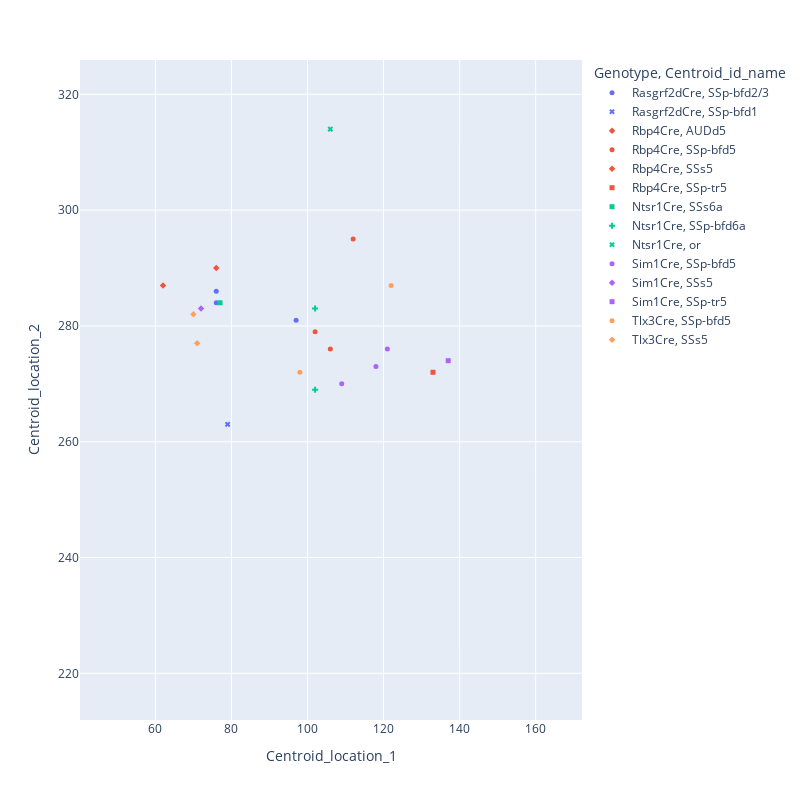

Notebook code for this chart:
### Code cell
fig = px.scatter(data, x='Centroid_location_1', y='Centroid_location_2', color='Genotype', symbol='Centroid_id_name', 
                 width=800, height=800)
fig.update_traces(marker=dict(size=5))

fig.update_xaxes(range=[0, 528])
fig.update_yaxes(range=[0, 456])
#fig.update_yaxes(range=[0, 456], autorange="reversed")
# autorange reversed makes top left corner 0,0 but does not work with custom range...
fig.show()

fig.write_html("injection_centroid_horizontal.html")
# horizontal view but fliped (in an image, top is 0 but not bottom like in this graph)

### Figure 1 — Plotly figure (JSON) as saved in the notebook; plotly's stock layout.template omitted (floating-point values rounded to 4 significant figures)
{"data": [{"hovertemplate": "Genotype=Rasgrf2dCre<br>Centroid_id_name=SSp-bfd2/3<br>Centroid_location_1=%{x}<br>Centroid_location_2=%{y}<extra></extra>", "legendgroup": "Rasgrf2dCre, SSp-bfd2/3", "marker": {"color": "#636efa", "size": 5, "symbol": "circle"}, "mode": "markers", "name": "Rasgrf2dCre, SSp-bfd2/3", "orientation": "v", "showlegend": true, "type": "scatter", "x": [97, 76, 76], "xaxis": "x", "y": [281, 284, 286], "yaxis": "y"}, {"hovertemplate": "Genotype=Rasgrf2dCre<br>Centroid_id_name=SSp-bfd1<br>Centroid_location_1=%{x}<br>Centroid_location_2=%{y}<extra></extra>", "legendgroup": "Rasgrf2dCre, SSp-bfd1", "marker": {"color": "#636efa", "size": 5, "symbol": "x"}, "mode": "markers", "name": "Rasgrf2dCre, SSp-bfd1", "orientation": "v", "showlegend": true, "type": "scatter", "x": [79], "xaxis": "x", "y": [263], "yaxis": "y"}, {"hovertemplate": "Genotype=Rbp4Cre<br>Centroid_id_name=AUDd5<br>Centroid_location_1=%{x}<br>Centroid_location_2=%{y}<extra></extra>", "legendgroup": "Rbp4Cre, AUDd5", "marker": {"color": "#EF553B", "size": 5, "symbol": "diamond"}, "mode": "markers", "name": "Rbp4Cre, AUDd5", "orientation": "v", "showlegend": true, "type": "scatter", "x": [62], "xaxis": "x", "y": [287], "yaxis": "y"}, {"hovertemplate": "Genotype=Rbp4Cre<br>Centroid_id_name=SSp-bfd5<br>Centroid_location_1=%{x}<br>Centroid_location_2=%{y}<extra></extra>", "legendgroup": "Rbp4Cre, SSp-bfd5", "marker": {"color": "#EF553B", "size": 5, "symbol": "circle"}, "mode": "markers", "name": "Rbp4Cre, SSp-bfd5", "orientation": "v", "showlegend": true, "type": "scatter", "x": [106, 102, 112], "xaxis": "x", "y": [276, 279, 295], "yaxis": "y"}, {"hovertemplate": "Genotype=Rbp4Cre<br>Centroid_id_name=SSs5<br>Centroid_location_1=%{x}<br>Centroid_location_2=%{y}<extra></extra>", "legendgroup": "Rbp4Cre, SSs5", "marker": {"color": "#EF553B", "size": 5, "symbol": "diamond"}, "mode": "markers", "name": "Rbp4Cre, SSs5", "orientation": "v", "showlegend": true, "type": "scatter", "x": [76], "xaxis": "x", "y": [290], "yaxis": "y"}, {"hovertemplate": "Genotype=Rbp4Cre<br>Centroid_id_name=SSp-tr5<br>Centroid_location_1=%{x}<br>Centroid_location_2=%{y}<extra></extra>", "legendgroup": "Rbp4Cre, SSp-tr5", "marker": {"color": "#EF553B", "size": 5, "symbol": "square"}, "mode": "markers", "name": "Rbp4Cre, SSp-tr5", "orientation": "v", "showlegend": true, "type": "scatter", "x": [133], "xaxis": "x", "y": [272], "yaxis": "y"}, {"hovertemplate": "Genotype=Ntsr1Cre<br>Centroid_id_name=SSs6a<br>Centroid_location_1=%{x}<br>Centroid_location_2=%{y}<extra></extra>", "legendgroup": "Ntsr1Cre, SSs6a", "marker": {"color": "#00cc96", "size": 5, "symbol": "square"}, "mode": "markers", "name": "Ntsr1Cre, SSs6a", "orientation": "v", "showlegend": true, "type": "scatter", "x": [77], "xaxis": "x", "y": [284], "yaxis": "y"}, {"hovertemplate": "Genotype=Ntsr1Cre<br>Centroid_id_name=SSp-bfd6a<br>Centroid_location_1=%{x}<br>Centroid_location_2=%{y}<extra></extra>", "legendgroup": "Ntsr1Cre, SSp-bfd6a", "marker": {"color": "#00cc96", "size": 5, "symbol": "cross"}, "mode": "markers", "name": "Ntsr1Cre, SSp-bfd6a", "orientation": "v", "showlegend": true, "type": "scatter", "x": [102, 102], "xaxis": "x", "y": [283, 269], "yaxis": "y"}, {"hovertemplate": "Genotype=Ntsr1Cre<br>Centroid_id_name=or<br>Centroid_location_1=%{x}<br>Centroid_location_2=%{y}<extra></extra>", "legendgroup": "Ntsr1Cre, or", "marker": {"color": "#00cc96", "size": 5, "symbol": "x"}, "mode": "markers", "name": "Ntsr1Cre, or", "orientation": "v", "showlegend": true, "type": "scatter", "x": [106], "xaxis": "x", "y": [314], "yaxis": "y"}, {"hovertemplate": "Genotype=Sim1Cre<br>Centroid_id_name=SSp-bfd5<br>Centroid_location_1=%{x}<br>Centroid_location_2=%{y}<extra></extra>", "legendgroup": "Sim1Cre, SSp-bfd5", "marker": {"color": "#ab63fa", "size": 5, "symbol": "circle"}, "mode": "markers", "name": "Sim1Cre, SSp-bfd5", "orientation": "v", "showlegend": true, "type": "scatter", "x": [121, 109, 118], "xaxis": "x", "y": [276, 270, 273], "yaxis": "y"}, {"hovertemplate": "Genotype=Sim1Cre<br>Centroid_id_name=SSs5<br>Centroid_location_1=%{x}<br>Centroid_location_2=%{y}<extra></extra>", "legendgroup": "Sim1Cre, SSs5", "marker": {"color": "#ab63fa", "size": 5, "symbol": "diamond"}, "mode": "markers", "name": "Sim1Cre, SSs5", "orientation": "v", "showlegend": true, "type": "scatter", "x": [72], "xaxis": "x", "y": [283], "yaxis": "y"}, {"hovertemplate": "Genotype=Sim1Cre<br>Centroid_id_name=SSp-tr5<br>Centroid_location_1=%{x}<br>Centroid_location_2=%{y}<extra></extra>", "legendgroup": "Sim1Cre, SSp-tr5", "marker": {"color": "#ab63fa", "size": 5, "symbol": "square"}, "mode": "markers", "name": "Sim1Cre, SSp-tr5", "orientation": "v", "showlegend": true, "type": "scatter", "x": [137], "xaxis": "x", "y": [274], "yaxis": "y"}, {"hovertemplate": "Genotype=Tlx3Cre<br>Centroid_id_name=SSp-bfd5<br>Centroid_location_1=%{x}<br>Centroid_location_2=%{y}<extra></extra>", "legendgroup": "Tlx3Cre, SSp-bfd5", "marker": {"color": "#FFA15A", "size": 5, "symbol": "circle"}, "mode": "markers", "name": "Tlx3Cre, SSp-bfd5", "orientation": "v", "showlegend": true, "type": "scatter", "x": [122, 98], "xaxis": "x", "y": [287, 272], "yaxis": "y"}, {"hovertemplate": "Genotype=Tlx3Cre<br>Centroid_id_name=SSs5<br>Centroid_location_1=%{x}<br>Centroid_location_2=%{y}<extra></extra>", "legendgroup": "Tlx3Cre, SSs5", "marker": {"color": "#FFA15A", "size": 5, "symbol": "diamond"}, "mode": "markers", "name": "Tlx3Cre, SSs5", "orientation": "v", "showlegend": true, "type": "scatter", "x": [70, 71], "xaxis": "x", "y": [282, 277], "yaxis": "y"}], "layout": {"dragmode": "pan", "height": 800, "legend": {"title": {"text": "Genotype, Centroid_id_name"}, "tracegroupgap": 0}, "margin": {"t": 60}, "width": 800, "xaxis": {"anchor": "y", "autorange": false, "domain": [0, 1], "range": [40.18, 172.2], "title": {"text": "Centroid_location_1"}, "type": "linear"}, "yaxis": {"anchor": "x", "autorange": false, "domain": [0, 1], "range": [211.9, 325.9], "title": {"text": "Centroid_location_2"}, "type": "linear"}}}
